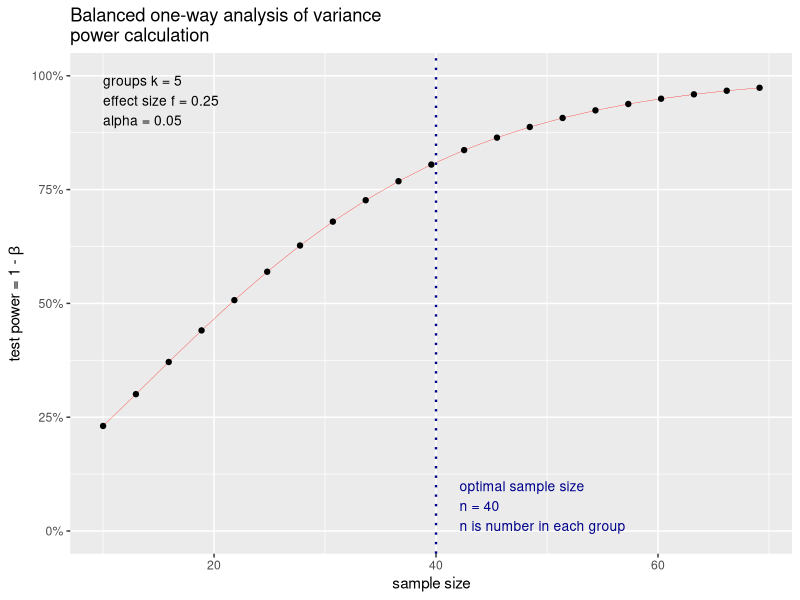
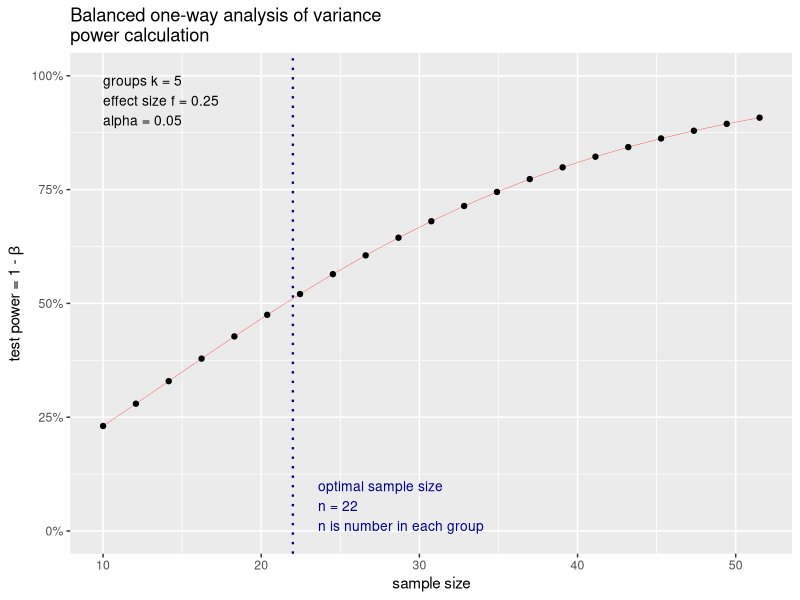
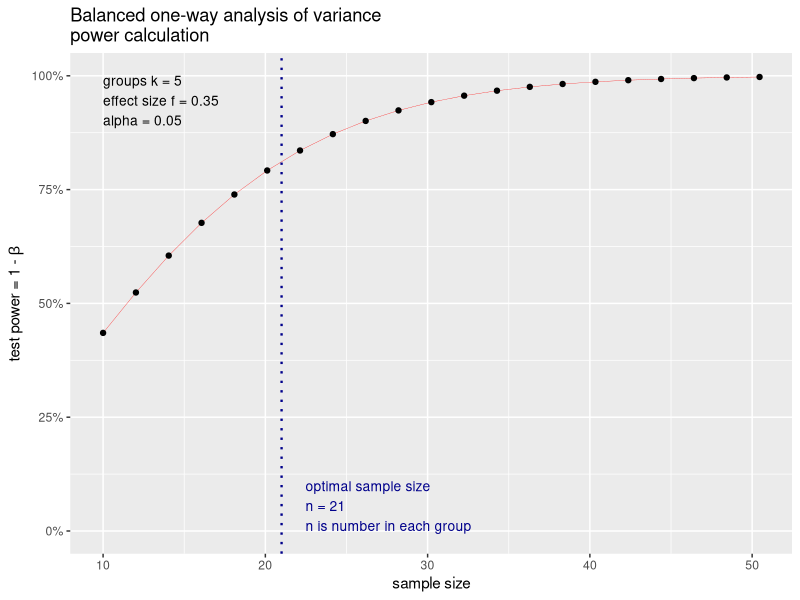
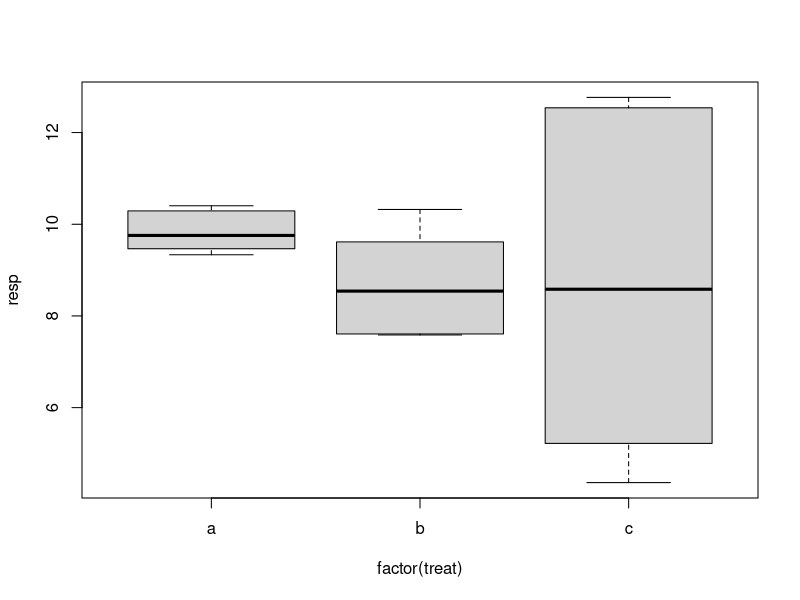
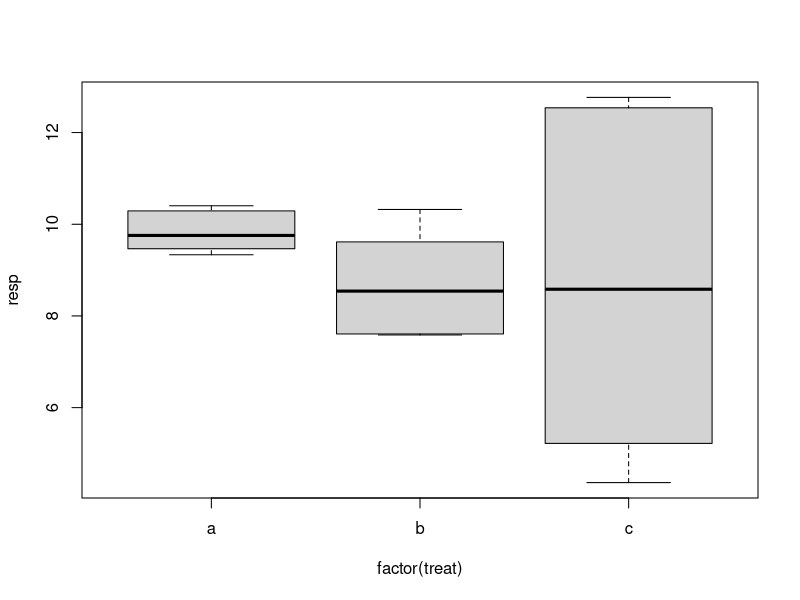
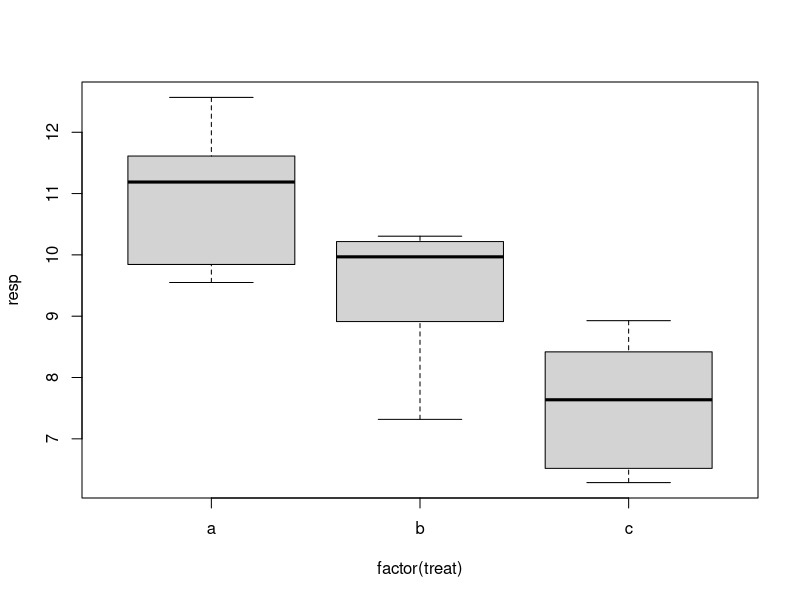

The R script that drew these images, in order:
## ---- chunk 1
library(pwr)
## ---- chunk 2
pwr.anova.test(k=5,               # k is the number of groups
               n=NULL,            # n is the sample size for each group
               f=0.25,            # f is Cohen's f (1988), for effect size
               sig.level=0.05,    # sig.level is the selected alpha for your hypothesis test
               power=0.8)         # power is the desired level of power (beta)
## ---- chunk 3
pwrobj <- pwr.anova.test(k=5,               
                         n=NULL,               
                         f=0.25,            
                         sig.level=0.05,   
                         power=0.8)
plot(pwrobj)

## ---- chunk 4
plot(pwr.anova.test(k=5,f=0.25,sig.level=0.05,power=0.5))

## ---- chunk 5
plot(pwr.anova.test(k=5,f=0.35,sig.level=0.05,power=0.8))

## ---- chunk 6
## Make fake data to see what effect sizes look like
set.seed(101987)                                       # make your random numbers the same 
                                                       # as mine for this R session (close after done!!)
resp <- c(rnorm(n=6,mean=10,sd=1),
          rnorm(n=6,mean=9,sd=1),
          rnorm(n=6,mean=10,sd=2))                     # build response vector
treat <- c(rep("a",6),rep("b",6),rep("c",6))           # build treatment vector
df <- data.frame(resp=resp,treat=treat)                # combine vectors into dataframe
df                                                     # look at dataframe
boxplot(resp~factor(treat), data=df)                   # look at boxplot of same data


## ---- chunk 7
## to calculate Cohen's f
grandmean <- mean(df$resp)                              # the mean resp of the df
a <- mean(df$resp[df$treat=="a"])                       # group means of df
b <- mean(df$resp[df$treat=="b"])
c <- mean(df$resp[df$treat=="c"])
leng <- length(unique(df$treat))                        # number of groups

sigma_m <- sqrt((sum((c(a,b,c)-grandmean)^2))/leng)     # see Cohen 88, page 275, but essentially 
                                                        # the sum of the squared mean 
                                                        # differences divded by number of groups and 
                                                        #sqaure rooted (similar to sum of 
                                                        # squares in an ANOVA)
sigma <- sd(df$resp)                                    # overall sd for response
f <- sigma_m/sigma                                      # Cohen's f for this particular ANOVA test.
f                                                       # the somewhat small size indicates that 
                                                        # there is little effect of the 
                                                        # treatment

## ---- chunk 8
## also, to calculate Cohen's n^2
aov1 <- aov(resp~factor(treat), data=df)               # create ANOVA object with resp explained by 
                                                       # factorized treatment in df dataframe
aov1                                                   # look at ANOVA object
summary(aov1)                                          # see summary, including p-value, of ANOVA object
sumobj <- unlist(summary(aov1))                        # change the structure of the anova summary object
aoveff <- sumobj["Sum Sq1"]/sumobj["Sum Sq2"]          # the treatment sum of squares / residual sum of squares
aoveff

## ---- chunk 9
d <- (max(c(a,b,c))-min(c(a,b,c)))/sigma      # using the maximum mean and minimum mean 
d                                             # this d suggests small to intermediate effects

## ---- chunk 10

pwr.anova.test(n=6,k=3,f=0.25,sig.level=0.05)

## ---- chunk 11
boxplot(resp~factor(treat), data=df)
## ---- chunk 12
## Make fake data to see what effect sizes look like
set.seed(10191987)                                   # make your random numbers the same as mine for this R session
resp2 <- c(rnorm(n=6,mean=10,sd=1),
          rnorm(n=6,mean=9,sd=1),
          rnorm(n=6,mean=8,sd=1))                   # build response vector
treat2 <- c(rep("a",6),rep("b",6),rep("c",6))         # build treatment vector
df2 <- data.frame(resp=resp2,treat=treat2)              # combine vectors into dataframe
df2                                                   # look at dataframe
boxplot(resp~factor(treat), data=df2)                 # look at boxplot of same data

## ---- chunk 13

## to calculate Cohen's f
grandmean2 <- mean(df2$resp)                          
a2 <- mean(df2$resp[df2$treat=="a"])                       
b2 <- mean(df2$resp[df2$treat=="b"])
c2 <- mean(df2$resp[df2$treat=="c"])
leng2 <- length(unique(df2$treat))
sigma_m2 <- sqrt((sum((c(a2,b2,c2)-grandmean2)^2))/leng2)
sigma2 <- sd(df2$resp) 
f2 <- sigma_m2/sigma2

## also, to calculate Cohen's n^2
aov2 <- aov(resp~factor(treat), data=df2)
sumobj2 <- unlist(summary(aov2))  
aoveff2 <- sumobj2["Sum Sq1"]/sumobj2["Sum Sq2"]       

d2 <- (max(c(a2,b2,c2))-min(c(a2,b2,c2)))/sigma2 

pwrobj2 <- pwr.anova.test(n=6,k=3,f=f2,sig.level=0.05)$power
